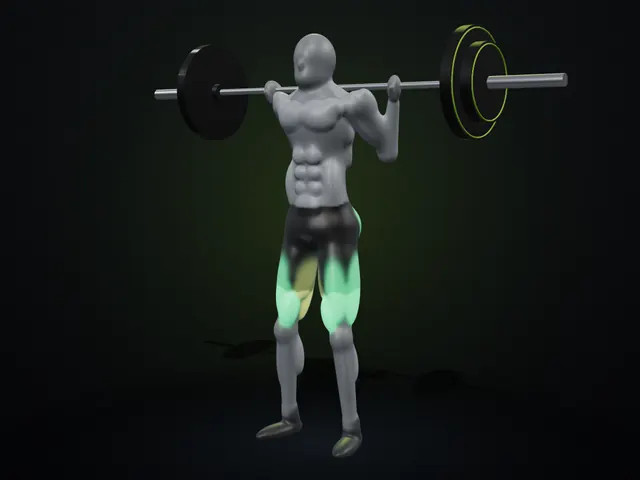
#> input picture assets/anim/back_squat.webp, 640 x 480 px, given in place of back_squat.webp.png, which was not available
$ python -i trace.py   (imports and definitions only)
#> lines starting #> are read from the running program, lines starting #| are printed output that depends on the picture
"""ID-рендер (map_render.py) → векторные контуры для 2D-карты мышц.
Каждый класс: маска → эрозия 1 px (между соседними мышцами остаётся тонкий просвет) → связные области →
внешний контур (маска чуть размыта — без ступенек пикселей) → упрощение → точки в координатах фигуры:
макушка y = 0, стопы y = 400, центр x = 0. Гладкий путь из точек строит приложение (anatomy/geometry.ts).
Запуск: python -I trace.py <render_dir> shape_views.json <out.json> [допуск упрощения, px = 1.5]"""
import json, sys, math
import numpy as np
from PIL import Image
from scipy import ndimage as ndi
from skimage import measure

rd, ob_path, out_path = sys.argv[1:4]
TOL = float(sys.argv[4]) if len(sys.argv) > 4 else 1.5
# [1 line not run here, left out]
# [1 line that did not run here, left out]
# [2 lines not run here, left out]
L = np.array([0, 42, 85, 127, 170, 212, 255])
# [1 line that did not run here, left out]
# [1 line that did not run here, left out]

# [1 line that did not run here, left out]
# [1 line that did not run here, left out]
# [1 line that did not run here, left out]
# [1 line that did not run here, left out]
# [1 line that did not run here, left out]
# [1 line that did not run here, left out]


def to_fig(r, c):
    return ((c - W / 2) * px * U, (r - top_px) * px * U)


def load(name):
#> called with name = '../../../assets/anim/back_squat.webp.png'
    im = np.array(Image.open(f'{rd}/{name}').convert('RGBA')).astype(int)
    snap = L[np.abs(im[..., :3, None] - L).argmin(-1)]
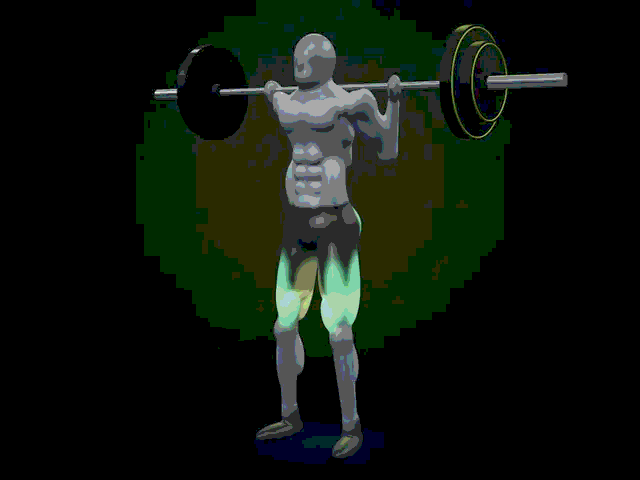
#> snap: shape (480, 640, 3) int64; mean R, G, B 13.8, 21, 12.1
#> (the run stopped early here; a loop or call above may not have finished)

$ run again, on assets/anim/bench_press_f.webp
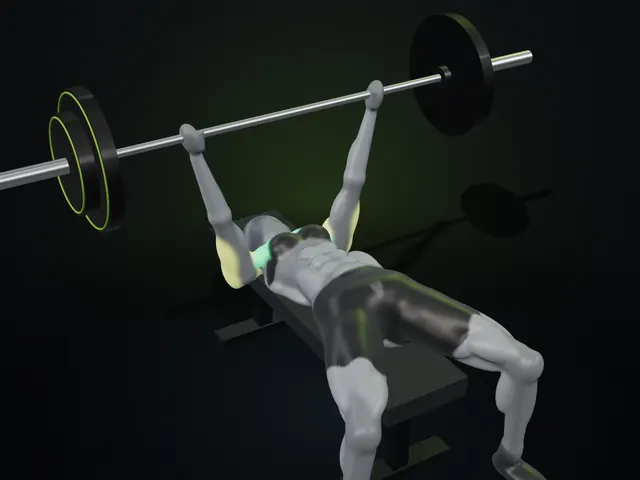
#> input picture assets/anim/bench_press_f.webp, 640 x 480 px, given in place of bench_press_f.webp.png, which was not available
#> in load, `snap = L[np.abs(im[..., :3, None] - L).argmin(-1)]`:
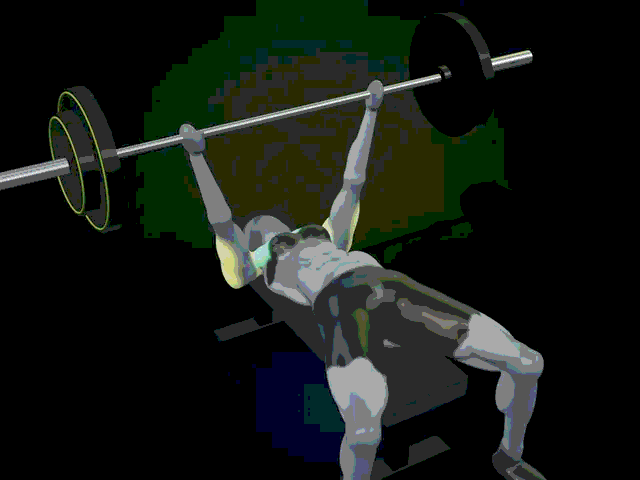
#> snap: shape (480, 640, 3) int64; mean R, G, B 20.7, 25.4, 19.7
